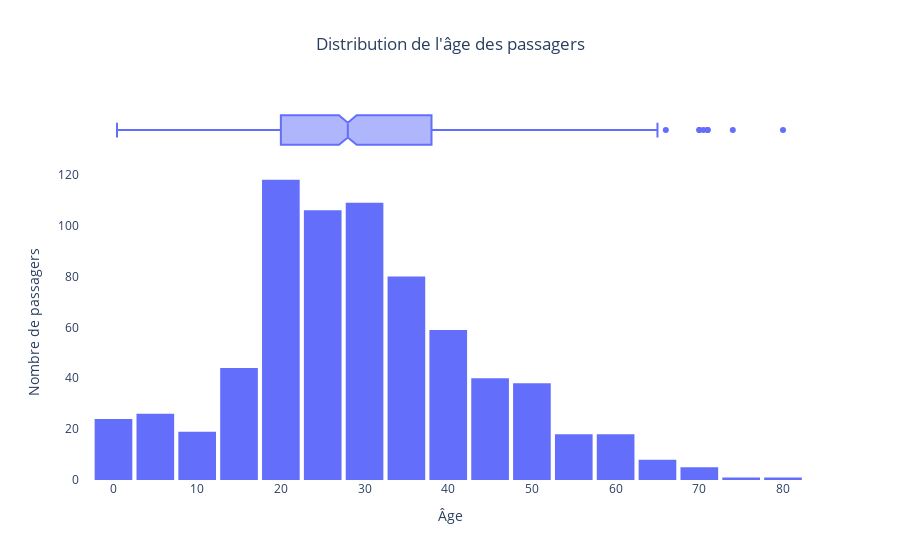

The notebook cell saved with this chart:
### Markdown cell above
# Histogramme pour la distribution de l'âge

### Code cell
import plotly.express as px

# Créer l'histogramme avec Plotly
fig = px.histogram(
    data,
    x='Age',
    nbins=30,
    title="Distribution de l'âge des passagers",
    labels={'Age': 'Âge', 'count': 'Nombre de passagers'},
    marginal='box'  # Ajoute un boxplot en marge
)

# Personnaliser le graphique
fig.update_layout(
    title_x=0.5,
    bargap=0.1,
    xaxis_title="Âge",
    yaxis_title="Nombre de passagers",
    showlegend=False,
    plot_bgcolor='white'
)
# Afficher le graphique
fig.show()

# Afficher les statistiques descriptives
print("\nStatistiques descriptives de l'âge:")
print(data['Age'].describe().round(2))

### Figure 1 — Plotly figure (JSON) as saved in the notebook; plotly's stock layout.template omitted (floating-point values rounded to 4 significant figures; data arrays with more than 128 entries replaced by an {"elided": "..."} marker saying what was removed)
{"data": [{"bingroup": "x", "hovertemplate": "Âge=%{x}<br>count=%{y}<extra></extra>", "legendgroup": "", "marker": {"color": "#636efa", "pattern": {"shape": ""}}, "name": "", "nbinsx": 30, "orientation": "v", "showlegend": false, "type": "histogram", "x": {"elided": "891 float values"}, "xaxis": "x", "yaxis": "y"}, {"hovertemplate": "Âge=%{x}<extra></extra>", "legendgroup": "", "marker": {"color": "#636efa"}, "name": "", "notched": true, "showlegend": false, "type": "box", "x": {"elided": "891 float values"}, "xaxis": "x2", "yaxis": "y2"}], "layout": {"bargap": 0.1, "barmode": "relative", "legend": {"tracegroupgap": 0}, "plot_bgcolor": "white", "showlegend": false, "title": {"text": "Distribution de l'âge des passagers", "x": 0.5}, "xaxis": {"anchor": "y", "domain": [0, 1], "title": {"text": "Âge"}}, "xaxis2": {"anchor": "y2", "domain": [0, 1], "matches": "x", "showgrid": true, "showticklabels": false}, "yaxis": {"anchor": "x", "domain": [0, 0.8316], "title": {"text": "Nombre de passagers"}}, "yaxis2": {"anchor": "x2", "domain": [0.8416, 1], "matches": "y2", "showgrid": false, "showline": false, "showticklabels": false, "ticks": ""}}}
